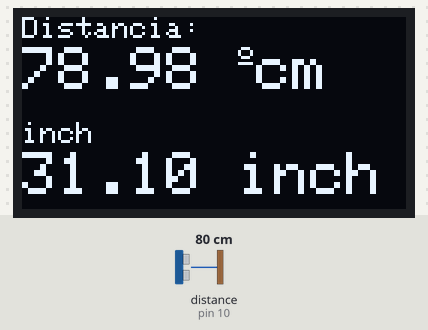
This sketch was run on a simulated Arduino Uno, built with avr-gcc and run on an emulated ATmega328P. On the bench: 128×64 one-colour display. Wiring (inferred from the names in the program): ultrasonic range finder: trigger pin 6; echo pin 10. The test bench sets the inputs (shaded band); at power-on: distance to the obstacle (sensor on pin 10) 80 cm. The echo pulse lasts 58.3 µs per cm; what the sketch prints to the serial monitor is not drawn.

Above: at 3.2 s.
3.3 s: distance to the obstacle (sensor on pin 10) set to 60 cm
At 4.6 s:
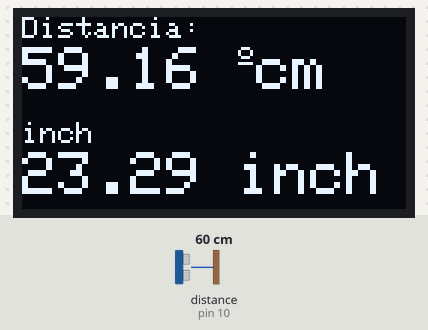
4.9 s: distance to the obstacle (sensor on pin 10) set to 18 cm
At 5.26 s:
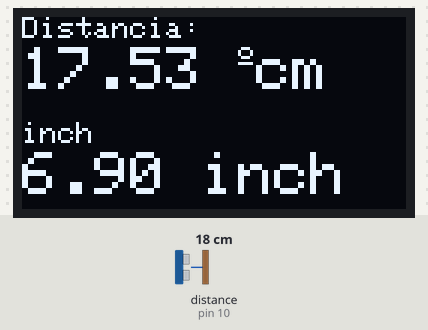
6.4 s: distance to the obstacle (sensor on pin 10) set to 35 cm
At 7.9 s:
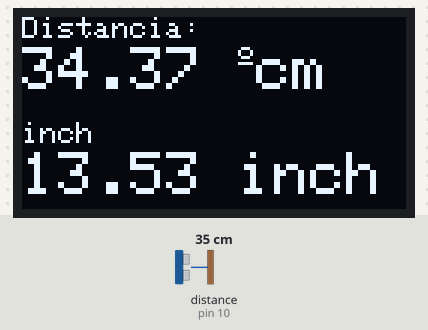
Timing chart, 0 to 9.4 s (numbered marks = the images above; inputs shaded):
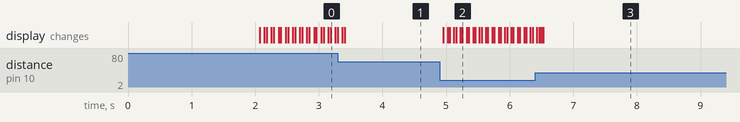

The sketch:

oledDistancia.ino
```cpp
#include <Wire.h>
#include <Adafruit_GFX.h>
#include <Adafruit_SSD1306.h>
#include <Adafruit_Sensor.h>
#include <Ultrasonic.h>

const int trigPin = 6;  //D6 12;
const int echoPin = 10; // D5 14;

long duration;
float distanceCm;
float distanceInch;

#define SOUND_VELOCITY 0.034
#define CM_TO_INCH 0.393701

#define SCREEN_WIDTH 128 // OLED display width, in pixels
#define SCREEN_HEIGHT 64 // OLED display height, in pixels

// Declaration for an SSD1306 display connected to I2C (SDA, SCL pins)
Adafruit_SSD1306 display(SCREEN_WIDTH, SCREEN_HEIGHT, &Wire, -1);


void setup() {
  Serial.begin(115200);

  pinMode(trigPin, OUTPUT);
  pinMode(echoPin, INPUT);

  if(!display.begin(SSD1306_SWITCHCAPVCC, 0x3C)) {
    Serial.println(F("SSD1306 allocation failed"));
    for(;;);
  }
  delay(2000);
  display.clearDisplay();
  display.setTextColor(WHITE);
}

void loop() {

  digitalWrite(trigPin, LOW);
  delayMicroseconds(2);

  digitalWrite(trigPin, HIGH);
  delayMicroseconds(10);
  digitalWrite(trigPin, LOW);

  duration = pulseIn(echoPin, HIGH);

  // Calculate the distance
  distanceCm = duration * SOUND_VELOCITY/2;

  // Convert to inches
  distanceInch = distanceCm * CM_TO_INCH;

  // Prints the distance on the Serial Monitor
  Serial.print("Distance (cm): ");
  Serial.println(distanceCm);
  Serial.print("Distance (inch): ");
  Serial.println(distanceInch);

  // clear display
  display.clearDisplay();

  // display temperature
  display.setTextSize(1);
  display.setCursor(0,0);
  display.print("Distancia: ");
  display.setTextSize(2);
  display.setCursor(0,10);
  display.print(distanceCm);
  display.print(" ");
  display.setTextSize(1);
  display.cp437(true);
  display.write(167);
  display.setTextSize(2);
  display.print("cm");

  // display humidity
  display.setTextSize(1);
  display.setCursor(0, 35);
  display.print("inch ");
  display.setTextSize(2);
  display.setCursor(0, 45);
  display.print(distanceInch);
  display.print(" inch");

  display.display();
}
```

Measured:
- after the input at 3.3 s, the display: first changes after 0.07 s (image 1 shows a later state)
- after the input at 4.9 s, the display: changes after 0.06 s (image 2)
- after the input at 6.4 s, the display: first differs from a run without the input after 0.06 s (image 3 shows a later state)
